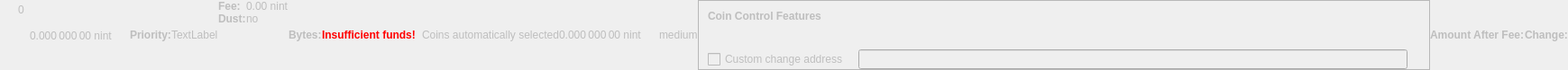
    <widget class="QWidget" name="dummyHideWidget" native="true">
     <property name="enabled">
      <bool>false</bool>
     </property>
     <property name="maximumSize">
      <size>
       <width>100</width>
       <height>22</height>
      </size>
     </property>
     <layout class="QHBoxLayout" name="dummyHideLayout">
      <property name="spacing">
       <number>0</number>
      </property>
      <property name="leftMargin">
       <number>0</number>
      </property>
      <property name="topMargin">
       <number>0</number>
      </property>
      <property name="rightMargin">
       <number>0</number>
      </property>
      <property name="bottomMargin">
       <number>0</number>
      </property>
      <item>
       <layout class="QFormLayout" name="formLayoutCoinControl1">
        <property name="horizontalSpacing">
         <number>10</number>
        </property>
        <property name="verticalSpacing">
         <number>14</number>
        </property>
        <property name="leftMargin">
         <number>10</number>
        </property>
        <property name="topMargin">
         <number>4</number>
        </property>
        <property name="rightMargin">
         <number>6</number>
        </property>
        <item row="0" column="1">
         <widget class="QLabel" name="labelCoinControlBytes">
          <property name="cursor">
           <cursorShape>IBeamCursor</cursorShape>
          </property>
          <property name="contextMenuPolicy">
           <enum>Qt::ActionsContextMenu</enum>
          </property>
          <property name="text">
           <string notr="true">0</string>
          </property>
          <property name="textInteractionFlags">
           <set>Qt::LinksAccessibleByMouse|Qt::TextSelectableByKeyboard|Qt::TextSelectableByMouse</set>
          </property>
         </widget>
        </item>
       </layout>
      </item>
      <item>
       <widget class="QLabel" name="labelCoinControlAfterFee">
        <property name="enabled">
         <bool>false</bool>
        </property>
        <property name="sizePolicy">
         <sizepolicy hsizetype="Fixed" vsizetype="Fixed">
          <horstretch>0</horstretch>
          <verstretch>0</verstretch>
         </sizepolicy>
        </property>
        <property name="minimumSize">
         <size>
          <width>111</width>
          <height>12</height>
         </size>
        </property>
        <property name="maximumSize">
         <size>
          <width>111</width>
          <height>12</height>
         </size>
        </property>
        <property name="cursor">
         <cursorShape>IBeamCursor</cursorShape>
        </property>
        <property name="contextMenuPolicy">
         <enum>Qt::ActionsContextMenu</enum>
        </property>
        <property name="text">
         <string notr="true">0.000 000 00 nint</string>
        </property>
        <property name="textInteractionFlags">
         <set>Qt::LinksAccessibleByMouse|Qt::TextSelectableByKeyboard|Qt::TextSelectableByMouse</set>
        </property>
       </widget>
      </item>
      <item>
       <widget class="QLabel" name="labelCoinControlPriorityText">
        <property name="enabled">
         <bool>false</bool>
        </property>
        <property name="font">
         <font>
          <weight>75</weight>
          <bold>true</bold>
         </font>
        </property>
        <property name="text">
         <string>Priority:</string>
        </property>
       </widget>
      </item>
      <item>
       <layout class="QHBoxLayout" name="horizontalLayout">
        <item>
         <widget class="QLabel" name="WarningLabel">
          <property name="text">
           <string>TextLabel</string>
          </property>
         </widget>
        </item>
       </layout>
      </item>
      <item>
       <layout class="QFormLayout" name="formLayoutCoinControl3">
        <property name="horizontalSpacing">
         <number>0</number>
        </property>
        <property name="verticalSpacing">
         <number>0</number>
        </property>
        <property name="leftMargin">
         <number>0</number>
        </property>
        <property name="topMargin">
         <number>0</number>
        </property>
        <property name="rightMargin">
         <number>0</number>
        </property>
        <item row="0" column="0">
         <widget class="QLabel" name="labelCoinControlFeeText">
          <property name="enabled">
           <bool>false</bool>
          </property>
          <property name="font">
           <font>
            <weight>75</weight>
            <bold>true</bold>
           </font>
          </property>
          <property name="text">
           <string>Fee:</string>
          </property>
          <property name="margin">
           <number>0</number>
          </property>
         </widget>
        </item>
        <item row="0" column="1">
         <widget class="QLabel" name="labelCoinControlFee">
          <property name="enabled">
           <bool>false</bool>
          </property>
          <property name="cursor">
           <cursorShape>IBeamCursor</cursorShape>
          </property>
          <property name="contextMenuPolicy">
           <enum>Qt::ActionsContextMenu</enum>
          </property>
          <property name="text">
           <string notr="true">0.00 nint</string>
          </property>
          <property name="textInteractionFlags">
           <set>Qt::LinksAccessibleByMouse|Qt::TextSelectableByKeyboard|Qt::TextSelectableByMouse</set>
          </property>
         </widget>
        </item>
        <item row="1" column="0">
         <widget class="QLabel" name="labelCoinControlLowOutputText">
          <property name="enabled">
           <bool>false</bool>
          </property>
          <property name="font">
           <font>
            <weight>75</weight>
            <bold>true</bold>
           </font>
          </property>
          <property name="text">
           <string>Dust:</string>
          </property>
         </widget>
        </item>
        <item row="1" column="1">
         <widget class="QLabel" name="labelCoinControlLowOutput">
          <property name="enabled">
           <bool>false</bool>
          </property>
          <property name="cursor">
           <cursorShape>IBeamCursor</cursorShape>
          </property>
          <property name="contextMenuPolicy">
           <enum>Qt::ActionsContextMenu</enum>
          </property>
          <property name="text">
           <string>no</string>
          </property>
          <property name="textInteractionFlags">
           <set>Qt::LinksAccessibleByMouse|Qt::TextSelectableByKeyboard|Qt::TextSelectableByMouse</set>
          </property>
         </widget>
        </item>
       </layout>
      </item>
      <item>
       <widget class="QLabel" name="labelCoinControlBytesText">
        <property name="enabled">
         <bool>false</bool>
        </property>
        <property name="font">
         <font>
          <weight>75</weight>
          <bold>true</bold>
         </font>
        </property>
        <property name="text">
         <string>Bytes:</string>
        </property>
       </widget>
      </item>
      <item>
       <layout class="QFormLayout" name="formLayoutCoinControl2">
        <property name="horizontalSpacing">
         <number>0</number>
        </property>
        <property name="verticalSpacing">
         <number>0</number>
        </property>
        <property name="leftMargin">
         <number>0</number>
        </property>
        <property name="topMargin">
         <number>0</number>
        </property>
        <property name="rightMargin">
         <number>0</number>
        </property>
       </layout>
      </item>
      <item>
       <layout class="QHBoxLayout" name="horizontalLayoutCoinControl2">
        <property name="spacing">
         <number>0</number>
        </property>
        <property name="bottomMargin">
         <number>0</number>
        </property>
       </layout>
      </item>
      <item>
       <widget class="QLabel" name="labelCoinControlInsuffFunds">
        <property name="enabled">
         <bool>false</bool>
        </property>
        <property name="minimumSize">
         <size>
          <width>0</width>
          <height>0</height>
         </size>
        </property>
        <property name="font">
         <font>
          <weight>75</weight>
          <bold>true</bold>
         </font>
        </property>
        <property name="styleSheet">
         <string notr="true">color:red;font-weight:bold;</string>
        </property>
        <property name="text">
         <string>Insufficient funds!</string>
        </property>
        <property name="margin">
         <number>5</number>
        </property>
       </widget>
      </item>
      <item>
       <layout class="QFormLayout" name="formLayoutCoinControl4">
        <property name="horizontalSpacing">
         <number>0</number>
        </property>
        <property name="verticalSpacing">
         <number>0</number>
        </property>
        <property name="leftMargin">
         <number>0</number>
        </property>
        <property name="topMargin">
         <number>0</number>
        </property>
        <property name="rightMargin">
         <number>0</number>
        </property>
       </layout>
      </item>
      <item>
       <widget class="QLabel" name="labelCoinControlChangeLabel">
        <property name="enabled">
         <bool>false</bool>
        </property>
        <property name="sizePolicy">
         <sizepolicy hsizetype="Preferred" vsizetype="Expanding">
          <horstretch>0</horstretch>
          <verstretch>0</verstretch>
         </sizepolicy>
        </property>
        <property name="minimumSize">
         <size>
          <width>0</width>
          <height>0</height>
         </size>
        </property>
        <property name="text">
         <string/>
        </property>
        <property name="margin">
         <number>3</number>
        </property>
       </widget>
      </item>
      <item>
       <widget class="QLabel" name="labelCoinControlAutomaticallySelected">
        <property name="enabled">
         <bool>false</bool>
        </property>
        <property name="sizePolicy">
         <sizepolicy hsizetype="Fixed" vsizetype="Fixed">
          <horstretch>0</horstretch>
          <verstretch>0</verstretch>
         </sizepolicy>
        </property>
        <property name="minimumSize">
         <size>
          <width>0</width>
          <height>0</height>
         </size>
        </property>
        <property name="maximumSize">
         <size>
          <width>240</width>
          <height>16777215</height>
         </size>
        </property>
        <property name="text">
         <string>Coins automatically selected</string>
        </property>
        <property name="margin">
         <number>5</number>
        </property>
       </widget>
      </item>
      <item>
       <widget class="QLabel" name="labelCoinControlChange">
        <property name="enabled">
         <bool>false</bool>
        </property>
        <property name="sizePolicy">
         <sizepolicy hsizetype="Fixed" vsizetype="Fixed">
          <horstretch>0</horstretch>
          <verstretch>0</verstretch>
         </sizepolicy>
        </property>
        <property name="minimumSize">
         <size>
          <width>111</width>
          <height>0</height>
         </size>
        </property>
        <property name="maximumSize">
         <size>
          <width>111</width>
          <height>16777215</height>
         </size>
        </property>
        <property name="cursor">
         <cursorShape>IBeamCursor</cursorShape>
        </property>
        <property name="contextMenuPolicy">
         <enum>Qt::ActionsContextMenu</enum>
        </property>
        <property name="text">
         <string notr="true">0.000 000 00 nint</string>
        </property>
        <property name="textInteractionFlags">
         <set>Qt::LinksAccessibleByMouse|Qt::TextSelectableByKeyboard|Qt::TextSelectableByMouse</set>
        </property>
       </widget>
      </item>
      <item>
       <widget class="QLabel" name="labelCoinControlPriority">
        <property name="enabled">
         <bool>false</bool>
        </property>
        <property name="cursor">
         <cursorShape>IBeamCursor</cursorShape>
        </property>
        <property name="contextMenuPolicy">
         <enum>Qt::ActionsContextMenu</enum>
        </property>
        <property name="text">
         <string>medium</string>
        </property>
        <property name="textInteractionFlags">
         <set>Qt::LinksAccessibleByMouse|Qt::TextSelectableByKeyboard|Qt::TextSelectableByMouse</set>
        </property>
       </widget>
      </item>
      <item>
       <widget class="QFrame" name="frameCoinControl">
        <property name="sizePolicy">
         <sizepolicy hsizetype="Expanding" vsizetype="Expanding">
          <horstretch>0</horstretch>
          <verstretch>0</verstretch>
         </sizepolicy>
        </property>
        <property name="maximumSize">
         <size>
          <width>16777215</width>
          <height>16777215</height>
         </size>
        </property>
        <property name="frameShape">
         <enum>QFrame::StyledPanel</enum>
        </property>
        <property name="frameShadow">
         <enum>QFrame::Sunken</enum>
        </property>
        <layout class="QVBoxLayout" name="verticalLayoutCoinControl2_2">
         <property name="spacing">
          <number>0</number>
         </property>
         <property name="leftMargin">
          <number>0</number>
         </property>
         <property name="topMargin">
          <number>0</number>
         </property>
         <property name="rightMargin">
          <number>0</number>
         </property>
         <property name="bottomMargin">
          <number>0</number>
         </property>
         <item>
          <layout class="QVBoxLayout" name="verticalLayoutCoinControl" stretch="0,0,0,1">
           <property name="spacing">
            <number>0</number>
           </property>
           <property name="leftMargin">
            <number>10</number>
           </property>
           <property name="topMargin">
            <number>10</number>
           </property>
           <item>
            <layout class="QHBoxLayout" name="horizontalLayoutCoinControl1">
             <property name="bottomMargin">
              <number>15</number>
             </property>
             <item>
              <widget class="QLabel" name="labelCoinControlFeatures">
               <property name="enabled">
                <bool>false</bool>
               </property>
               <property name="sizePolicy">
                <sizepolicy hsizetype="Preferred" vsizetype="Maximum">
                 <horstretch>0</horstretch>
                 <verstretch>0</verstretch>
                </sizepolicy>
               </property>
               <property name="font">
                <font>
                 <weight>75</weight>
                 <bold>true</bold>
                </font>
               </property>
               <property name="styleSheet">
                <string notr="true">font-weight:bold;</string>
               </property>
               <property name="text">
                <string>Coin Control Features</string>
               </property>
              </widget>
             </item>
            </layout>
           </item>
           <item>
            <widget class="QWidget" name="widgetCoinControl" native="true">
             <property name="sizePolicy">
              <sizepolicy hsizetype="Preferred" vsizetype="Preferred">
               <horstretch>0</horstretch>
               <verstretch>0</verstretch>
              </sizepolicy>
             </property>
             <property name="minimumSize">
              <size>
               <width>0</width>
               <height>0</height>
              </size>
             </property>
             <property name="styleSheet">
              <string notr="true"/>
             </property>
             <layout class="QHBoxLayout" name="horizontalLayoutCoinControl5_2">
              <property name="leftMargin">
               <number>0</number>
              </property>
              <property name="topMargin">
               <number>0</number>
              </property>
              <property name="rightMargin">
               <number>0</number>
              </property>
              <property name="bottomMargin">
               <number>0</number>
              </property>
              <item>
               <layout class="QHBoxLayout" name="horizontalLayoutCoinControl3">
                <property name="spacing">
                 <number>20</number>
                </property>
                <property name="topMargin">
                 <number>0</number>
                </property>
                <property name="bottomMargin">
                 <number>10</number>
                </property>
               </layout>
              </item>
             </layout>
            </widget>
           </item>
           <item>
            <layout class="QHBoxLayout" name="horizontalLayoutCoinControl4" stretch="0,0,0">
             <property name="spacing">
              <number>12</number>
             </property>
             <property name="sizeConstraint">
              <enum>QLayout::SetDefaultConstraint</enum>
             </property>
             <property name="topMargin">
              <number>5</number>
             </property>
             <property name="rightMargin">
              <number>5</number>
             </property>
             <item>
              <widget class="QCheckBox" name="checkBoxCoinControlChange">
               <property name="enabled">
                <bool>false</bool>
               </property>
               <property name="toolTip">
                <string>If this is activated, but the change address is empty or invalid, change will be sent to a newly generated address.</string>
               </property>
               <property name="text">
                <string>Custom change address</string>
               </property>
              </widget>
             </item>
             <item>
              <widget class="QValidatedLineEdit" name="lineEditCoinControlChange">
               <property name="enabled">
                <bool>false</bool>
               </property>
               <property name="sizePolicy">
                <sizepolicy hsizetype="Expanding" vsizetype="Fixed">
                 <horstretch>0</horstretch>
                 <verstretch>0</verstretch>
                </sizepolicy>
               </property>
              </widget>
             </item>
             <item>
              <widget class="QLabel" name="labelCoinControlChangeLabel_2">
               <property name="sizePolicy">
                <sizepolicy hsizetype="Preferred" vsizetype="Expanding">
                 <horstretch>0</horstretch>
                 <verstretch>0</verstretch>
                </sizepolicy>
               </property>
               <property name="minimumSize">
                <size>
                 <width>0</width>
                 <height>0</height>
                </size>
               </property>
               <property name="text">
                <string/>
               </property>
               <property name="margin">
                <number>3</number>
               </property>
              </widget>
             </item>
            </layout>
           </item>
           <item>
            <spacer name="verticalSpacerCoinControl">
             <property name="orientation">
              <enum>Qt::Vertical</enum>
             </property>
             <property name="sizeHint" stdset="0">
              <size>
               <width>800</width>
               <height>1</height>
              </size>
             </property>
            </spacer>
           </item>
          </layout>
         </item>
        </layout>
       </widget>
      </item>
      <item>
       <widget class="QLabel" name="labelCoinControlAfterFeeText">
        <property name="enabled">
         <bool>false</bool>
        </property>
        <property name="minimumSize">
         <size>
          <width>0</width>
          <height>0</height>
         </size>
        </property>
        <property name="maximumSize">
         <size>
          <width>16777215</width>
          <height>16777215</height>
         </size>
        </property>
        <property name="font">
         <font>
          <weight>75</weight>
          <bold>true</bold>
         </font>
        </property>
        <property name="text">
         <string>Amount After Fee:</string>
        </property>
        <property name="alignment">
         <set>Qt::AlignLeading|Qt::AlignLeft|Qt::AlignVCenter</set>
        </property>
        <property name="margin">
         <number>0</number>
        </property>
       </widget>
      </item>
      <item>
       <widget class="QLabel" name="labelCoinControlChangeText">
        <property name="enabled">
         <bool>false</bool>
        </property>
        <property name="sizePolicy">
         <sizepolicy hsizetype="Preferred" vsizetype="Preferred">
          <horstretch>0</horstretch>
          <verstretch>0</verstretch>
         </sizepolicy>
        </property>
        <property name="minimumSize">
         <size>
          <width>0</width>
          <height>0</height>
         </size>
        </property>
        <property name="maximumSize">
         <size>
          <width>16777215</width>
          <height>16777215</height>
         </size>
        </property>
        <property name="font">
         <font>
          <weight>75</weight>
          <bold>true</bold>
         </font>
        </property>
        <property name="text">
         <string>Change:</string>
        </property>
        <property name="alignment">
         <set>Qt::AlignLeading|Qt::AlignLeft|Qt::AlignVCenter</set>
        </property>
       </widget>
      </item>
     </layout>
    </widget>
